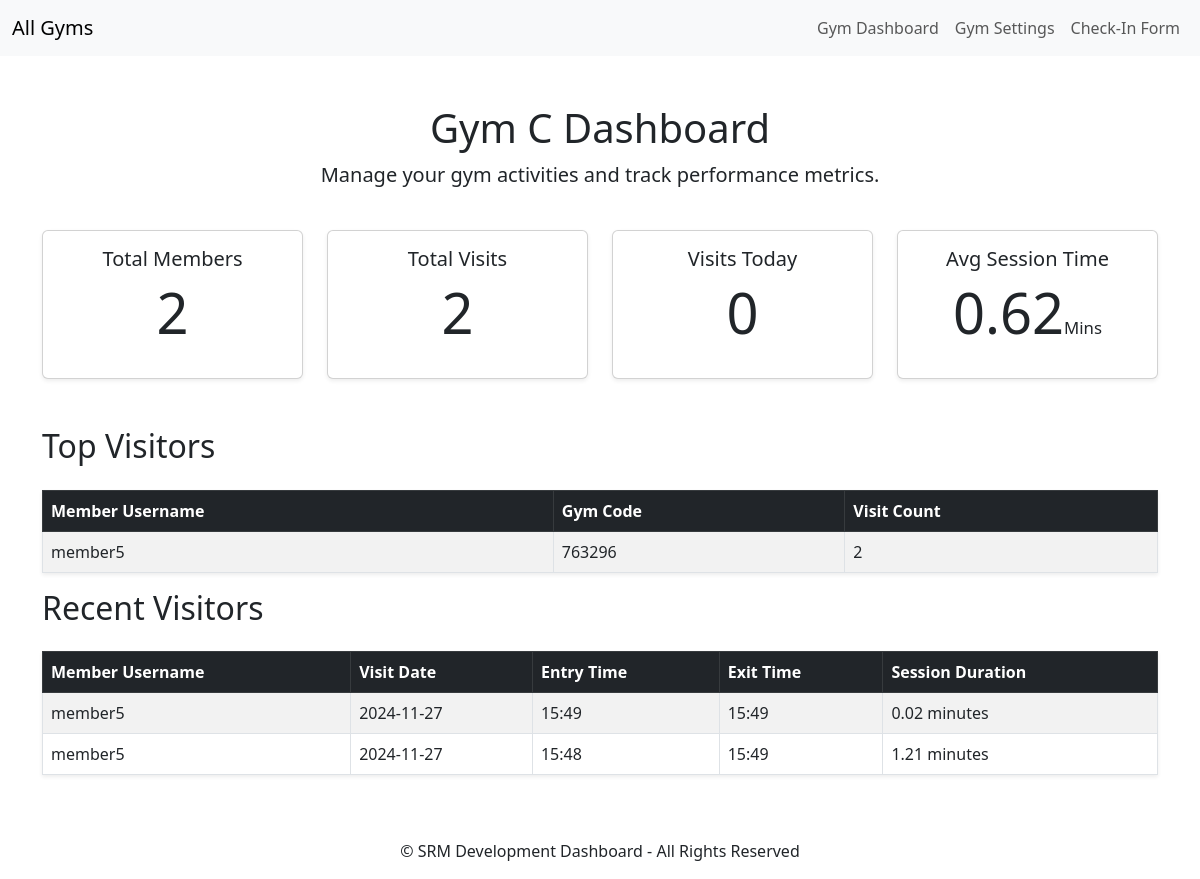
Page /gym-c/dashboard/ (signed in) on the committed database.
### core/models.py (models this page shows, shortened)
class Gym(models.Model):
    gym_id = models.AutoField(primary_key=True)
    name = models.CharField(max_length=255)
    slug = models.SlugField(unique=True, blank=True)
    address = models.TextField(blank=True, null=True)
    owners = models.ManyToManyField(GymOwner, related_name='gyms')

class Visit(models.Model):
    member = models.ForeignKey(Member, on_delete=models.CASCADE, related_name='visits')
    gym_code = models.CharField(max_length=6) # Users gym code
    entry_time = models.DateTimeField(auto_now_add=True) # Automatically set when the visit is created
    exit_time = models.DateTimeField(null=True, blank=True)
    has_exit = models.BooleanField(default=False)
    default_exit_duration = timedelta(hours=1, minutes=12)
    default_exit_threshold = timedelta(hours=4)
    @classmethod
    def get_number_of_visits_per_gym(cls, gym):
        return cls.objects.filter(member__gym=gym, exit_time__isnull=False).count()
    @classmethod
    def get_average_session_time_per_gym(cls, gym):
        visits = cls.objects.filter(member__gym=gym, exit_time__isnull=False)
        total_session_time = timedelta(seconds=0)
        valid_visits_count = 0
        for visit in visits:
            exit_time = visit.exit_time or (visit.entry_time + visit.default_exit_duration)
            total_session_time += (exit_time - visit.entry_time)
            valid_visits_count += 1
        if valid_visits_count > 0:
            average_session_time = total_session_time / valid_visits_count
            return round((average_session_time.total_seconds() / 60),2)  # Convert to minutes
        return 0  # No visits, return 0 minute

class Member(models.Model):
    user = models.OneToOneField(User, on_delete=models.CASCADE)
    gym = models.ForeignKey(Gym, on_delete=models.SET_NULL, related_name='members', null=True) # Null = True so if a gym is deleted the members are not lost
    contact_number = models.CharField(max_length=15)
    date_of_birth = models.DateField(null=True, blank=True)  # Optional date of birth
    address = models.TextField(blank=True, null=True)  # Optional address field
    active = models.BooleanField(default=False)
    join_date = models.DateField(auto_now_add=True)  # Automatically set when the member is created
    gym_code = models.CharField(max_length=6, unique=True, blank=True)

### core/views.py (the view)
# urls.py: path('<slug:slug>/dashboard/', views.gym_dashboard, name='gym_dashboard'),
@login_required
def gym_dashboard(request, slug):
    user = request.user
    gym = get_object_or_404(Gym, slug=slug)
    try:
        gym_owner = GymOwner.objects.get(user=user)
        if gym not in gym_owner.gyms.all():
            messages.error(request, "You are not authorized to access this gym's dashboard.")
            return redirect('login')
    except GymOwner.DoesNotExist:
        messages.error(request, "You are not authorized to access the dashboard of this gym.")
        return redirect('login')
    member_count = gym.members.count()
    total_visits = Visit.get_number_of_visits_per_gym(gym)
    today_visits = Visit.objects.filter(member__gym=gym, entry_time__date=timezone.now().date()).count()
    avg_session_time = Visit.get_average_session_time_per_gym(gym)
    top_visitors = (
        Visit.objects.filter(member__gym=gym, exit_time__isnull=False)
        .values('member__user__username', 'member__gym_code')
        .annotate(visit_count=Count('id'))
        .order_by('-visit_count')
        )[:10]
    recent_visits = (
        Visit.objects.filter(member__gym=gym, exit_time__isnull=False)
        .order_by('-entry_time')
        )[:10]
    for visit in recent_visits:
        if visit.exit_time:
            session_duration = visit.exit_time - visit.entry_time
            visit.session_duration = round(session_duration.total_seconds() / 60, 2)
        else:
            visit.session_duration = 0
    context = {
        'gym_name': gym.name,
        'member_count': member_count,
        'total_visits': total_visits,
        'today_visits': today_visits,
        'avg_session_time': avg_session_time,
        'top_visitors': top_visitors,
        'gym_slug': slug,
        'recent_visits': recent_visits,
    }
    return render(request, 'gym_dashboard.html', context)

### core/templates/gym_dashboard.html (shortened to what this page needs)
{% extends 'base_gym.html' %}
{% block content %}
<div class="row mb-4">
    <div class="col text-center">
        <h1>{{ gym_name }} Dashboard</h1>
        <p class="lead">Manage your gym activities and track performance metrics.</p>
    </div>
</div>
<div class="row text-center mb-5">
    <div class="col-md-3">
        <div class="card shadow-sm">
            <div class="card-body">
                <h5 class="card-title">Total Members</h5>
                <p class="display-4">{{ member_count }}</p>
            </div>
        </div>
    </div>
    <div class="col-md-3">
        <div class="card shadow-sm">
            <div class="card-body">
                <h5 class="card-title">Total Visits</h5>
                <p class="display-4">{{ total_visits }}</p>
            </div>
        </div>
    </div>
    <div class="col-md-3">
        <div class="card shadow-sm">
            <div class="card-body">
                <h5 class="card-title">Visits Today</h5>
                <p class="display-4">{{ today_visits }}</p>
            </div>
        </div>
    </div>
    <div class="col-md-3">
        <div class="card shadow-sm">
            <div class="card-body">
                <h5 class="card-title">Avg Session Time</h5>
                <p class="display-4">{{ avg_session_time }}<small style="font-size: 30%;">Mins</small></p>
            </div>
        </div>
    </div>
</div>
<div class="row">
    <div class="col">
        <h2 class="mb-4">Top Visitors</h2>
        <table class="table table-striped table-bordered shadow-sm">
            <thead class="table-dark">
                <tr>
                    <th>Member Username</th>
                    <th>Gym Code</th>
                    <th>Visit Count</th>
                </tr>
            </thead>
            <tbody>
                {% for visitor in top_visitors %}
                <tr>
                    <td>{{ visitor.member__user__username }}</td>
                    <td>{{ visitor.member__gym_code }}</td>
                    <td>{{ visitor.visit_count }}</td>
                </tr>
                {% empty %}
                <tr>
                    <td colspan="3" class="text-center">No visits available</td>
                </tr>
                {% endfor %}
            </tbody>
        </table>
    </div>
</div>
<div class="row">
    <div class="col">
        <h2 class="mb-4">Recent Visitors</h2>
        <table class="table table-striped table-bordered shadow-sm">
            <thead class="table-dark">
                <tr>
                    <th>Member Username</th>
                    <th>Visit Date</th>
                    <th>Entry Time</th>
                    <th>Exit Time</th>
                    <th>Session Duration</th>
                </tr>
            </thead>
            <tbody>
                {% for visit in recent_visits %}
                <tr>
                    <td>{{ visit.member.user.username }}</td>
                    <td>{{ visit.entry_time|date:"Y-m-d" }}</td>
                    <td>{{ visit.entry_time|date:"H:i" }}</td>
                    <td>
                        {% if visit.exit_time %}
                            {{ visit.exit_time|date:"H:i" }}
                        {% else %}
                            Not yet exited
                        {% endif %}
                    </td>
                    <td>
                        {% if visit.session_duration %}
                            {{ visit.session_duration }} minutes
                        {% else %}
                            Ongoing ({{ visit.entry_time|date:"Y-m-d H:i" }})
                        {% endif %}
                    </td>
                </tr>
                {% empty %}
                <tr>
                    <td colspan="5" class="text-center">No Recent Visits</td>
                </tr>
                {% endfor %}
            </tbody>
        </table>
    </div>
</div>
{% endblock %}

### rows in the picture
Gym: name "Gym C"
Visit: member.user.username "member5", entry_time "2024-11-27", entry_time "15:49", exit_time "15:49", session_duration "0.02"
Visit: member.user.username "member5", entry_time "2024-11-27", entry_time "15:48", exit_time "15:49", session_duration "1.21"

### other values in the picture
{{ member_count }} "2"
{{ total_visits }} "2"
{{ today_visits }} "0"
{{ avg_session_time }} "0.62"
{{ visitor.member__user__username }} "member5"
{{ visitor.member__gym_code }} "763296"
{{ visitor.visit_count }} "2"
